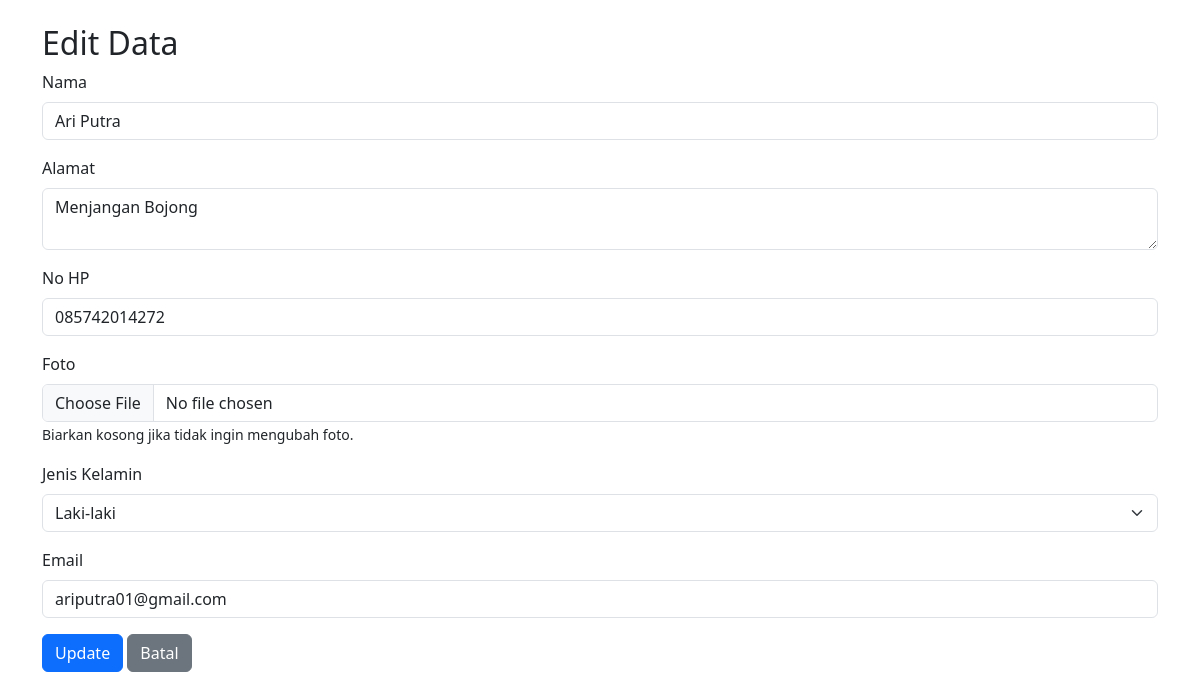
The page /edit.php?id=1 on the database its author committed.
### tables this page shows
CREATE TABLE `tb_users` (
  `id` int(10) NOT NULL,
  `nama` varchar(255) NOT NULL,
  `alamat` varchar(255) NOT NULL,
  `nohp` char(13) NOT NULL,
  `foto` blob DEFAULT NULL,
  `jenis_kelamin` enum('Laki-laki','Perempuan') DEFAULT NULL,
  `email` varchar(255) DEFAULT NULL
);

### edit.php (the view, shortened to what this page needs)
<?php
$servername = "localhost";
$username = "root";
$password = "";
$dbname = "db_php";
$conn = new mysqli($servername, $username, $password, $dbname);
$id = $_GET['id'];
$sql = "SELECT * FROM tb_users WHERE id = $id";
$result = $conn->query($sql);
if ($result->num_rows > 0) {
    $row = $result->fetch_assoc();
} else {
    echo "Data tidak ditemukan!";
    exit();
}
?>
<!DOCTYPE html>
<html lang="en">
<head>
    <link rel="stylesheet" href="https://cdn.jsdelivr.net/npm/bootstrap@5.3.3/dist/css/bootstrap.min.css">
</head>
<body>
    <div class="container mt-4">
        <h2>Edit Data</h2>
        <form method="POST" enctype="multipart/form-data">
            <div class="mb-3">
                <label for="nama" class="form-label">Nama</label>
                <input type="text" class="form-control" id="nama" name="nama" value="<?php echo $row['nama']; ?>" required>
            </div>
            <div class="mb-3">
                <label for="alamat" class="form-label">Alamat</label>
                <textarea class="form-control" id="alamat" name="alamat" required><?php echo $row['alamat']; ?></textarea>
            </div>
            <div class="mb-3">
                <label for="nohp" class="form-label">No HP</label>
                <input type="text" class="form-control" id="nohp" name="nohp" value="<?php echo $row['nohp']; ?>">
            </div>
			<div class="mb-3">
                <label for="foto" class="form-label">Foto</label>
                <input type="file" class="form-control" id="foto" name="foto" accept="image/*">
                <small>Biarkan kosong jika tidak ingin mengubah foto.</small>
            </div>
            <div class="mb-3">
                <label for="jenis_kelamin" class="form-label">Jenis Kelamin</label>
                <select class="form-select" id="jenis_kelamin" name="jenis_kelamin" required>
                    <option value="Laki-laki" <?php echo $row['jenis_kelamin'] == 'Laki-laki' ? 'selected' : ''; ?>>Laki-laki</option>
                </select>
            </div>
            <div class="mb-3">
                <label for="email" class="form-label">Email</label>
                <input type="email" class="form-control" id="email" name="email" value="<?php echo $row['email']; ?>" required>
            </div>
            <button type="submit" class="btn btn-primary">Update</button>
            <a href="index.php" class="btn btn-secondary">Batal</a>
        </form>
    </div>
</body>
</html>

### rows shown on the page
tb_users: nama "Ari Putra", alamat "Menjangan Bojong", nohp "085742014272", jenis_kelamin "Laki-laki", email "ariputra01@gmail.com"
